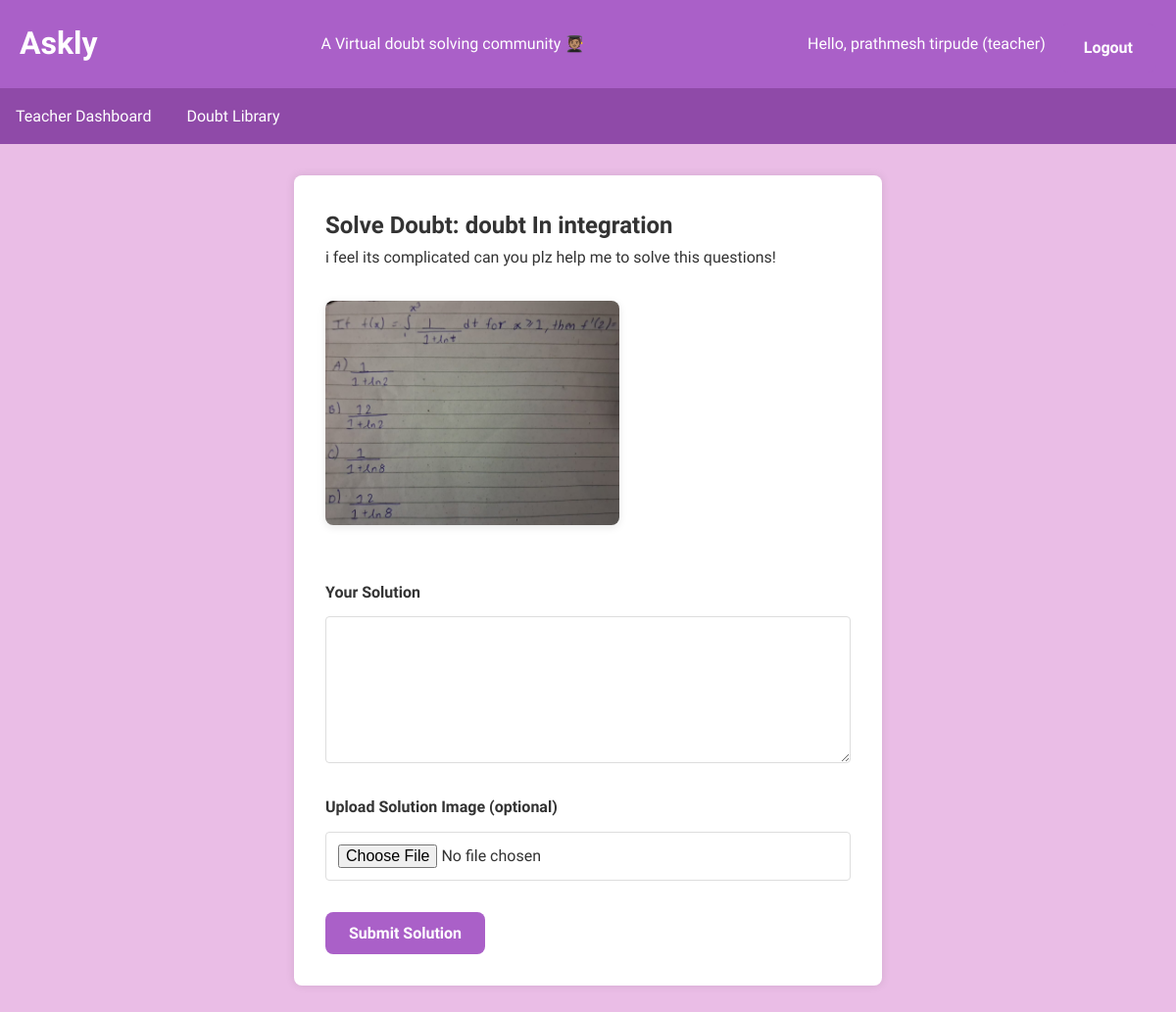
Page /solve/5 (signed in) on the committed database.
### app.py (models this page shows, shortened)
class User(db.Model):
    id = db.Column(db.Integer, primary_key=True)
    name = db.Column(db.String(100), nullable=False)
    email = db.Column(db.String(100), unique=True, nullable=False)
    password = db.Column(db.String(100), nullable=False)
    role = db.Column(db.String(20), default='student')  # 'student', 'teacher' or 'senior'
    points = db.Column(db.Integer, default=0)
    doubts_posted = db.Column(db.Integer, default=0)
    doubts = db.relationship('Doubt', backref='author', lazy=True)
    solutions = db.relationship('Solution', backref='solver', lazy=True)
    votes = db.relationship('Vote', backref='voter', lazy=True)
    comments = db.relationship('Comment', backref='commenter', lazy=True)

class Doubt(db.Model):
    id = db.Column(db.Integer, primary_key=True)
    title = db.Column(db.String(200), nullable=False)
    description = db.Column(db.Text, nullable=False)
    subject = db.Column(db.String(50), nullable=False)  # Added subject field
    image_path = db.Column(db.String(300))
    created_at = db.Column(db.DateTime, default=datetime.utcnow)
    user_id = db.Column(db.Integer, db.ForeignKey('user.id'), nullable=False)
    solved = db.Column(db.Boolean, default=False)
    solutions = db.relationship('Solution', backref='doubt', lazy=True)
    comments = db.relationship('Comment', backref='doubt', lazy=True)

### app.py (the view, shortened to what this page needs)
@app.route('/solve/<int:doubt_id>', methods=['GET', 'POST'])
@role_required(['teacher', 'senior'])
def solve_doubt(doubt_id):
    doubt = Doubt.query.get_or_404(doubt_id)
    teacher = User.query.get(session['user_id'])
    return render_template('solve_doubt.html', doubt=doubt)

### app.py (called while the page is built)
def role_required(roles):
    def decorator(f):
        @wraps(f)
        def decorated_function(*args, **kwargs):
            if 'email' not in session:
                flash('Please login to view this page', 'error')
                return redirect(url_for('login'))
            user = User.query.filter_by(email=session['email']).first()
            if user.role not in roles:
                flash('You do not have permission to view this page', 'error')
                return redirect(url_for('dashboard'))
            return f(*args, **kwargs)
        return decorated_function
    return decorator

### templates/solve_doubt.html (shortened to what this page needs)
{% extends "base.html" %}
{% block content %}
<div class="form-container">
    <h2>Solve Doubt: {{ doubt.title }}</h2>
    <div class="doubt-content">
        <p>{{ doubt.description }}</p>
        {% if doubt.image_path %}
        <img src="{{ url_for('static', filename='uploads/' + doubt.image_path) }}" alt="Doubt image" width="300px" height="200px">
        {% endif %}
    </div>
    <form method="POST" enctype="multipart/form-data">
        <div class="form-group">
            <label for="solution">Your Solution</label>
            <textarea id="solution" name="solution" rows="5" required></textarea>
        </div>
        <div class="form-group">
            <label for="solution_image">Upload Solution Image (optional)</label>
            <input type="file" id="solution_image" name="solution_image" accept="image/*">
        </div>
        <button type="submit" class="btn">Submit Solution</button>
    </form>
</div>
{% endblock %}

### templates/base.html (shortened to what this page needs)
<!DOCTYPE html>
<html lang="en">
<head>
    <link rel="stylesheet" href="{{ url_for('static', filename='style.css') }}">
</head>
<body>
    <header>
        <div class="header-container">
            <h1>Askly</h1>
            <p>A Virtual doubt solving community 🧑🏽‍🎓</p>
            <div class="user-info">
                {% if 'email' in session %}
                    <span>Hello, {{ session.name }} ({{ session.role }})</span>
                    <a href="{{ url_for('logout') }}" class="btn">Logout</a>
                {% endif %}
            </div>
        </div>
    </header>
    <nav>
        {% if 'email' in session %}
            {% if session.role == 'teacher' or session.role == 'senior' %}
                <a href="{{ url_for('teacher_dashboard') }}">Teacher Dashboard</a>
                <a href="{{ url_for('doubt_library') }}">Doubt Library</a>
            {% else %}
                <a href="{{ url_for('dashboard') }}">Dashboard</a>
                <a href="{{ url_for('ask_doubt') }}">Ask Doubt</a>
                <a href="{{ url_for('dobby') }}">Ask Dobby</a>
                <a href="{{ url_for('doubt_library') }}">Doubt Library</a>
            {% endif %}
        {% endif %}
    </nav>
    <main>
        {% block content %}{% endblock %}
    </main>
</body>

### static/style.css (style rules this page uses)
* { margin: 0; padding: 0; box-sizing: border-box; font-family: "Varela Round", sans-serif; }
body { background-color: #EABDE6; color: #333; line-height: 1.6; }
header { background-color: #AA60C8; color: white; padding: 1rem 0; }
.header-container { max-width: 1200px; margin: 0 auto; display: flex; justify-content: space-between; align-items: center; padding: 0 20px; }
header .header-container h1 { margin: 0%; }
.user-info { display: flex; align-items: center; gap: 15px; }
nav { background-color: #8F4AA8; padding: 0.5rem 0; }
nav a { color: white; text-decoration: none; padding: 0.5rem 1rem; display: inline-block; transition: background-color 0.3s; }
main { max-width: 1200px; margin: 2rem auto; padding: 0 20px; }
.form-container { background: white; padding: 2rem; border-radius: 8px; box-shadow: 0 0 10px rgba(0,0,0,0.1); max-width: 600px; margin: 0 auto; }
.form-group { margin-bottom: 1.5rem; }
.form-group label { display: block; margin-bottom: 0.5rem; font-weight: 600; }
.form-group input, .form-group textarea, .form-group select { width: 100%; padding: 0.75rem; border: 1px solid #ddd; border-radius: 4px; font-size: 1rem; }
.form-group textarea { min-height: 150px; resize: vertical; }
.btn { display: inline-block; background-color: #AA60C8; color: white; padding: 0.75rem 1.5rem; border: none; border-radius: 4px; cursor: pointer; text-decoration: none; font-size: 1rem; transition: background-color 0.3s; }
.btn { display: inline-block; background-color: #AA60C8; color: white; padding: 0.75rem 1.5rem; border: none; border-radius: 8px; cursor: pointer; text-decoration: none; font-weight: 600; transition: all 0.3s; margin-top: 0.5rem; }
.doubt-content { margin-bottom: 2rem; }
.doubt-content p { line-height: 1.6; margin-bottom: 1rem; }
.doubt-content img { max-width: 100%; height: auto; margin: 1rem 0; border-radius: 8px; box-shadow: 0 2px 8px rgba(0,0,0,0.1); }
.btn { display: inline-block; background-color: #AA60C8; color: white; padding: 0.75rem 1.5rem; border: none; border-radius: 8px; cursor: pointer; text-decoration: none; font-weight: 600; transition: all 0.3s; }
.form-group label { display: block; margin-bottom: 0.75rem; color: #333; font-weight: 600; }
.form-group { flex: 1; min-width: 200px; }

### rows in the picture
User: name "prathmesh tirpude", role "teacher"
Doubt: title "doubt In integration", description "i feel its complicated can you plz help me to solve this questions!", image_path (picture)
